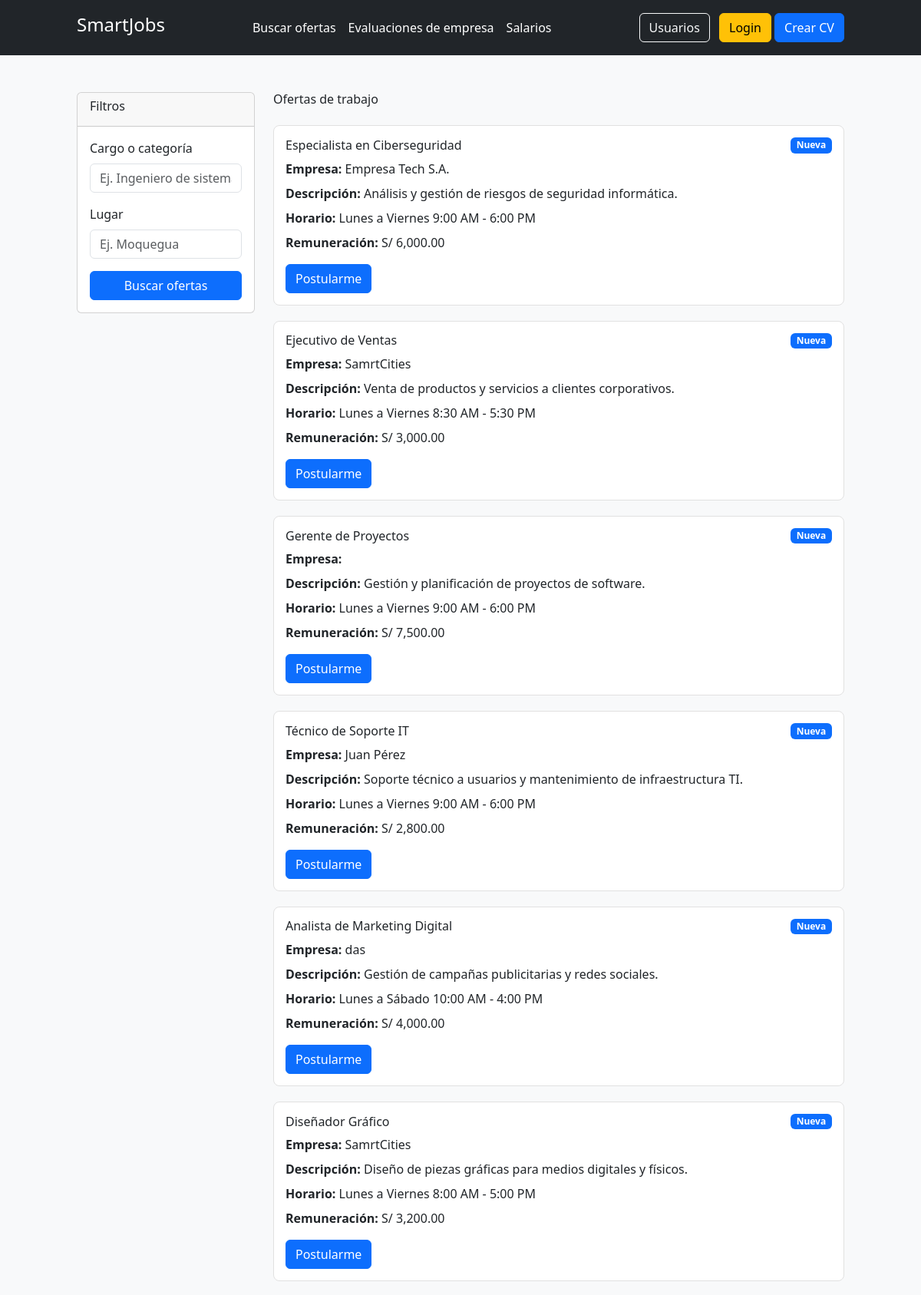
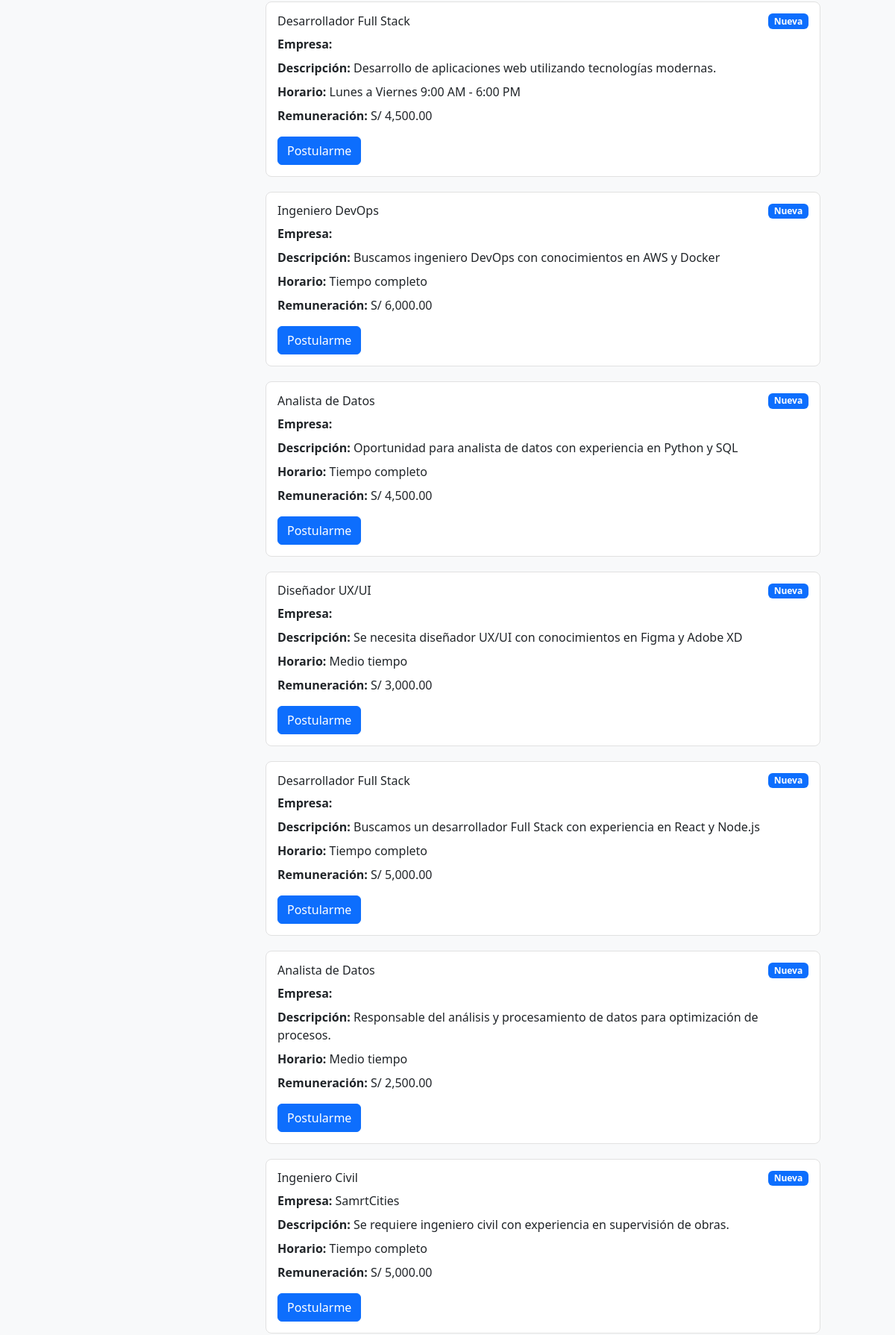
Screenshot of /source/usuarios/job_search.php (upper part) with the database file from the repository (2 pictures, top to bottom).
### tables this page shows
CREATE TABLE IF NOT EXISTS oferta_laboral
(
    id           INT          NOT NULL AUTO_INCREMENT PRIMARY KEY,
    titulo       VARCHAR(255) NOT NULL,
    descripcion  TEXT,
    categoria    VARCHAR(100),
    lugar        VARCHAR(100),
    horario      VARCHAR(100),
    remuneracion DECIMAL(10, 2),
    id_empresa   VARCHAR(255)
);

CREATE TABLE IF NOT EXISTS usuarios
(
    id         INT(11) NOT NULL AUTO_INCREMENT PRIMARY KEY,
    nombre_rs  VARCHAR(100) DEFAULT NULL,
    apellido   VARCHAR(100) DEFAULT NULL,
    dni        VARCHAR(20)  DEFAULT NULL,
    ruc        VARCHAR(20)  DEFAULT NULL,
    correo     VARCHAR(100) DEFAULT NULL,
    celular    VARCHAR(15)  DEFAULT NULL,
    rol        VARCHAR(50)  DEFAULT NULL,
    user       VARCHAR(50)  DEFAULT NULL,
    pasword    VARCHAR(255) DEFAULT NULL,
    archivo_cv VARCHAR(255) DEFAULT NULL
);

### source/usuarios/job_search.php (the view, shortened to what this page needs)
<?php
$conexion = new mysqli(SERVIDOR, USUARIO, PASSWORD, BASE_DE_DATOS);
$query = "SELECT ol.id,
       ol.titulo,
       ol.descripcion,
       ol.horario,
       ol.remuneracion,
       u.nombre_rs as empresa
FROM oferta_laboral ol
         LEFT JOIN usuarios u ON ol.id_empresa = u.id
ORDER BY ol.id DESC";
$resultado = $conexion->query($query);
$ofertas = $resultado->fetch_all(MYSQLI_ASSOC);
?>
<!DOCTYPE html>
<html lang="es">
<head>
    <link href="https://cdn.jsdelivr.net/npm/bootstrap@5.3.0/dist/css/bootstrap.min.css" rel="stylesheet">
    <link href="https://cdnjs.cloudflare.com/ajax/libs/tailwindcss/2.2.19/tailwind.min.css" rel="stylesheet">
</head>
<body>
    <header class="p-3 bg-dark text-white">
        <div class="container">
            <div class="d-flex flex-wrap align-items-center justify-content-between">
                <a href="/" class="d-flex align-items-center mb-2 mb-lg-0 text-white text-decoration-none">
                    <h1 class="h4">SmartJobs</h1>
                </a>
                <ul class="nav">
                    <li><a href="#" class="nav-link px-2 text-white">Buscar ofertas</a></li>
                    <li><a href="#" class="nav-link px-2 text-white">Evaluaciones de empresa</a></li>
                    <li><a href="#" class="nav-link px-2 text-white">Salarios</a></li>
                </ul>
                <div class="text-end">
                    <a href="usuarios.php" class="btn btn-outline-light me-2">Usuarios</a>
                    <button type="button" class="btn btn-warning">Login</button>
                    <button type="button" class="btn btn-primary">Crear CV</button>
                </div>
            </div>
        </div>
    </header>
    <div class="container my-5">
        <div class="row">
            <div class="col-md-3">
                <div class="card">
                    <div class="card-header">
                        <h5 class="card-title">Filtros</h5>
                    </div>
                    <div class="card-body">
                        <form action="buscar.php" method="GET">
                            <div class="mb-3">
                                <label for="categoria" class="form-label">Cargo o categoría</label>
                                <input type="text" class="form-control" id="categoria" name="categoria" placeholder="Ej. Ingeniero de sistemas">
                            </div>
                            <div class="mb-3">
                                <label for="lugar" class="form-label">Lugar</label>
                                <input type="text" class="form-control" id="lugar" name="lugar" placeholder="Ej. Moquegua">
                            </div>
                            <button type="submit" class="btn btn-primary w-100">Buscar ofertas</button>
                        </form>
                    </div>
                </div>
            </div>
            <div class="col-md-9">
                <h2 class="mb-4">Ofertas de trabajo</h2>
                <?php foreach ($ofertas as $oferta): ?>
                    <div class="job-card">
                        <div class="d-flex justify-content-between align-items-center mb-2">
                            <h5><?php echo htmlspecialchars($oferta['titulo']); ?></h5>
                            <span class="badge bg-primary">Nueva</span>
                        </div>
                        <p class="mb-2"><strong>Empresa:</strong> <?php echo htmlspecialchars($oferta['empresa']); ?></p>
                        <p class="mb-2"><strong>Descripción:</strong> <?php echo htmlspecialchars($oferta['descripcion']); ?></p>
                        <p class="mb-2"><strong>Horario:</strong> <?php echo htmlspecialchars($oferta['horario']); ?></p>
                        <p class="mb-3"><strong>Remuneración:</strong> S/ <?php echo number_format($oferta['remuneracion'], 2); ?></p>
                        <a href="postular.php?id=<?php echo $oferta['id']; ?>" class="btn btn-primary">Postularme</a>
                    </div>
                <?php endforeach; ?>
            </div>
        </div>
    </div>
</body>
</html>

### source/usuarios/job_search.php (style rules this page uses)
body { background-color: #f8f9fa; }
.job-card { border: 1px solid #e1e1e1; border-radius: 8px; background-color: #ffffff; padding: 15px; margin-bottom: 20px; transition: box-shadow 0.3s ease; }

### rows the page displays
oferta_laboral: titulo "Especialista en Ciberseguridad", usuarios.nombre_rs "Empresa Tech S.A.", descripcion "Análisis y gestión de riesgos de seguridad informática.", horario "Lunes a Viernes 9:00 AM - 6:00 PM", remuneracion "6,000.00"
oferta_laboral: titulo "Ejecutivo de Ventas", usuarios.nombre_rs "SamrtCities", descripcion "Venta de productos y servicios a clientes corporativos.", horario "Lunes a Viernes 8:30 AM - 5:30 PM", remuneracion "3,000.00"
oferta_laboral: titulo "Gerente de Proyectos", descripcion "Gestión y planificación de proyectos de software.", horario "Lunes a Viernes 9:00 AM - 6:00 PM", remuneracion "7,500.00"
oferta_laboral: titulo "Técnico de Soporte IT", usuarios.nombre_rs "Juan Pérez", descripcion "Soporte técnico a usuarios y mantenimiento de infraestructura TI.", horario "Lunes a Viernes 9:00 AM - 6:00 PM", remuneracion "2,800.00"
oferta_laboral: titulo "Analista de Marketing Digital", usuarios.nombre_rs "das", descripcion "Gestión de campañas publicitarias y redes sociales.", horario "Lunes a Sábado 10:00 AM - 4:00 PM", remuneracion "4,000.00"
oferta_laboral: titulo "Diseñador Gráfico", usuarios.nombre_rs "SamrtCities", descripcion "Diseño de piezas gráficas para medios digitales y físicos.", horario "Lunes a Viernes 8:00 AM - 5:00 PM", remuneracion "3,200.00"
oferta_laboral: titulo "Desarrollador Full Stack", descripcion "Desarrollo de aplicaciones web utilizando tecnologías modernas.", horario "Lunes a Viernes 9:00 AM - 6:00 PM", remuneracion "4,500.00"
oferta_laboral: titulo "Ingeniero DevOps", descripcion "Buscamos ingeniero DevOps con conocimientos en AWS y Docker", horario "Tiempo completo", remuneracion "6,000.00"
oferta_laboral: titulo "Analista de Datos", descripcion "Oportunidad para analista de datos con experiencia en Python y SQL", horario "Tiempo completo", remuneracion "4,500.00"
oferta_laboral: titulo "Diseñador UX/UI", descripcion "Se necesita diseñador UX/UI con conocimientos en Figma y Adobe XD", horario "Medio tiempo", remuneracion "3,000.00"
oferta_laboral: titulo "Desarrollador Full Stack", descripcion "Buscamos un desarrollador Full Stack con experiencia en React y Node.js", horario "Tiempo completo", remuneracion "5,000.00"
oferta_laboral: titulo "Analista de Datos", descripcion "Responsable del análisis y procesamiento de datos para optimización de procesos.", horario "Medio tiempo", remuneracion "2,500.00"
oferta_laboral: titulo "Ingeniero Civil", usuarios.nombre_rs "SamrtCities", descripcion "Se requiere ingeniero civil con experiencia en supervisión de obras.", horario "Tiempo completo", remuneracion "5,000.00"
